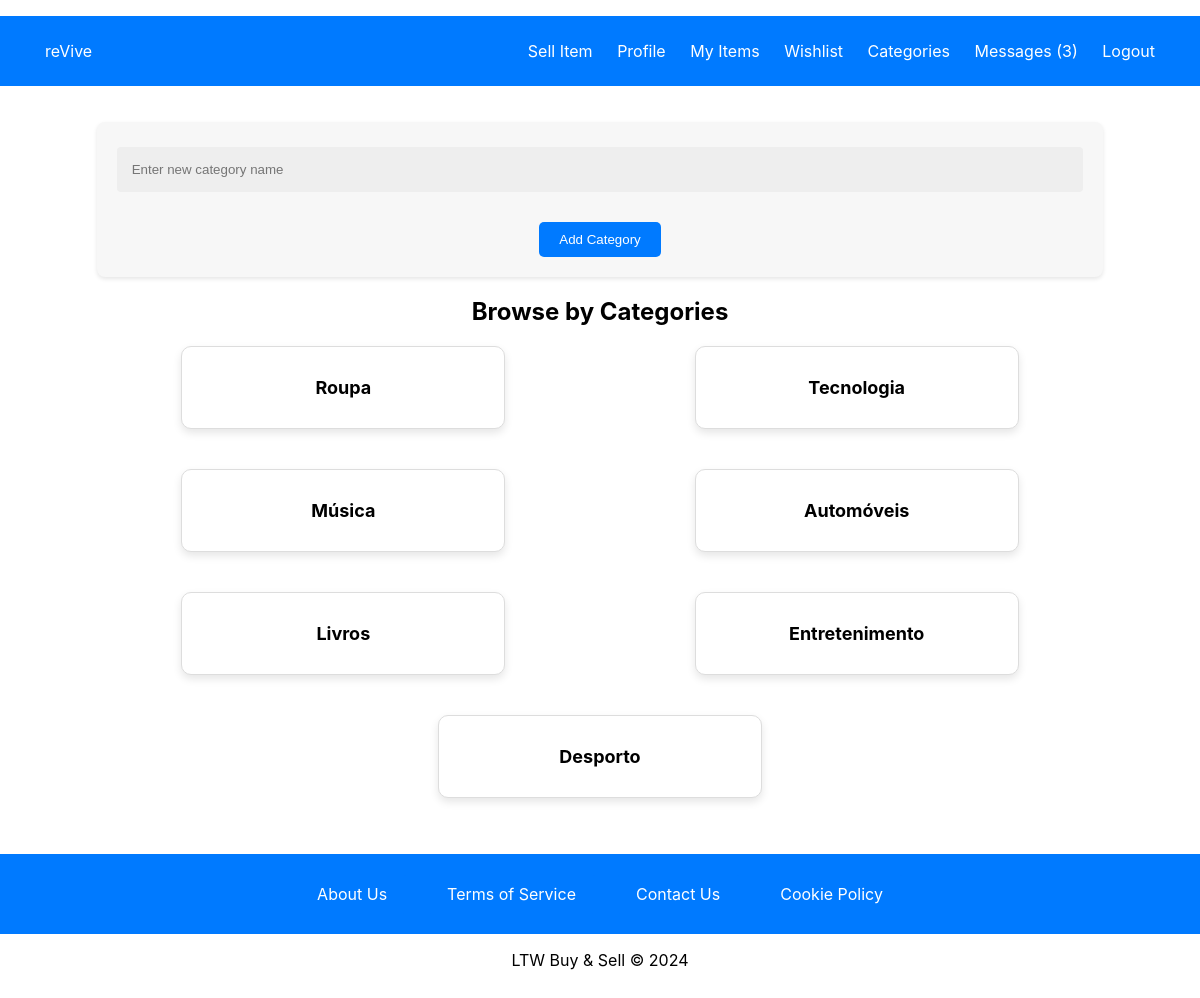
Screenshot of /pages/categories.php (signed in) with the database file from the repository.
### tables this page shows
CREATE TABLE categories (
    category_id INTEGER PRIMARY KEY AUTOINCREMENT,
    name TEXT NOT NULL UNIQUE
);

### database/users.class.php (called while the page is built, shortened)
<?php
class Users {
    public function __construct(int $id, string $name, string $username, string $email, bool $is_admin) {
        $this->is_admin = $is_admin;
    }
    public static function getUser(PDO $db, int $id): ?Users {
        $stmt = $db->prepare('SELECT user_id, name, username, email, is_admin FROM users WHERE user_id = ?');
        $stmt->execute([$id]);
        $user = $stmt->fetch(PDO::FETCH_ASSOC);
        if ($user) {
            return new Users(
                $user['user_id'],
                $user['name'],
                $user['username'],
                $user['email'],
                (bool) $user['is_admin']
            );
        } else {
            return null;
        }
    }
}
?>

### database/categories.class.php (called while the page is built, shortened)
<?php
class Category {
    public static function getAllCategories(PDO $db): array {
        $stmt = $db->prepare("SELECT * FROM categories");
        $stmt->execute();
        return $stmt->fetchAll(PDO::FETCH_ASSOC);
    }
}
?>

### pages/categories.php (the view, shortened to what this page needs)
<?php
require_once(__DIR__ . '/../templates/common.php');
require_once(__DIR__ . '/../database/connection.db.php');
require_once(__DIR__ . '/../database/categories.class.php');
require_once(__DIR__ . '/../database/users.class.php');
$db = getDatabaseConnection();
$user_id = $_SESSION['user_id'];
$user = Users::getUser($db, $user_id);
$categories = Category::getAllCategories($db);
?>
<link rel="stylesheet" type="text/css" href="../styles/categories.css">
<div class="content-container">
    <?php if ($user->is_admin): ?>
        <form action="../actions/action_add_category.php" method="POST">
            <input type="text" name="category_name" placeholder="Enter new category name">
            <button type="submit" class="add-category-button">Add Category</button>
        </form>
    <?php endif; ?>
    <h2>Browse by Categories</h2>
    <div class="categories-list">
        <?php foreach ($categories as $category): ?>
            <div class="category">
                <a href="category_items.php?category_id=<?= $category['category_id']; ?>">
                    <h3><?= htmlspecialchars($category['name']) ?></h3>
                </a>
            </div>
        <?php endforeach; ?>
    </div>
</div>

### styles/register.css (style rules this page uses)
body, html { height: 100%; margin: 0; font-family: -apple-system, BlinkMacSystemFont, "Segoe UI", Roboto, "Helvetica Neue", Arial, sans-serif; }
form { background: #f7f7f7; box-shadow: 0 2px 4px rgba(0,0,0,0.1); padding: 20px; border-radius: 8px; }
input[type="text"], input[type="email"], input[type="password"] { width: 100%; padding: 15px; margin: 5px 0 20px 0; display: inline-block; border: none; background: #eee; border-radius: 4px; box-sizing: border-box; }

### styles/mainPage.css (style rules this page uses)
html, body { height: 100%; margin: 0; padding: 0; display: flex; flex-direction: column; font-family: -apple-system, BlinkMacSystemFont, "Segoe UI", Roboto, "Helvetica Neue", Arial, sans-serif; }
body { min-height: 100vh; display: flex; flex-direction: column; }
.content-container { text-align: center; max-width: 1200px; margin: auto; padding: 20px; flex-grow: 1; }

### styles/login.css (style rules this page uses)
body, html { height: 100%; margin: 0; font-family: -apple-system, BlinkMacSystemFont, "Segoe UI", Roboto, "Helvetica Neue", Arial, sans-serif; }
form { background: #f7f7f7; box-shadow: 0 2px 4px rgba(0,0,0,0.1); padding: 20px; border-radius: 8px; }
input[type="text"], input[type="email"], input[type="password"] { width: 100%; padding: 15px; margin: 5px 0 20px 0; display: inline-block; border: none; background: #eee; border-radius: 4px; box-sizing: border-box; }

### styles/categories.css (style rules this page uses)
.content-container { text-align: center; max-width: 1200px; margin: auto; padding: 20px; }
.categories-list { display: flex; flex-wrap: wrap; justify-content: space-around; gap: 20px; }
.category { flex: 0 1 calc(30% - 20px); border: 1px solid #ddd; border-radius: 10px; background-color: #fff; box-shadow: 0 4px 8px rgba(0, 0, 0, 0.1); padding: 20px; margin-bottom: 20px; text-align: center; transition: transform 0.2s; }
.category a { text-decoration: none; color: black; }
.category h3 { margin: 10px 0; font-size: 18px; color: black; }
.add-category-button { margin-top: 10px; padding: 10px 20px; background-color: #007aff; color: white; border: none; border-radius: 5px; cursor: pointer; transition: background-color 0.3s; }

### rows the page displays
categories: name "Roupa"
categories: name "Tecnologia"
categories: name "Música"
categories: name "Automóveis"
categories: name "Livros"
categories: name "Entretenimento"
categories: name "Desporto"

### other values shown
$unreadCount "3"
